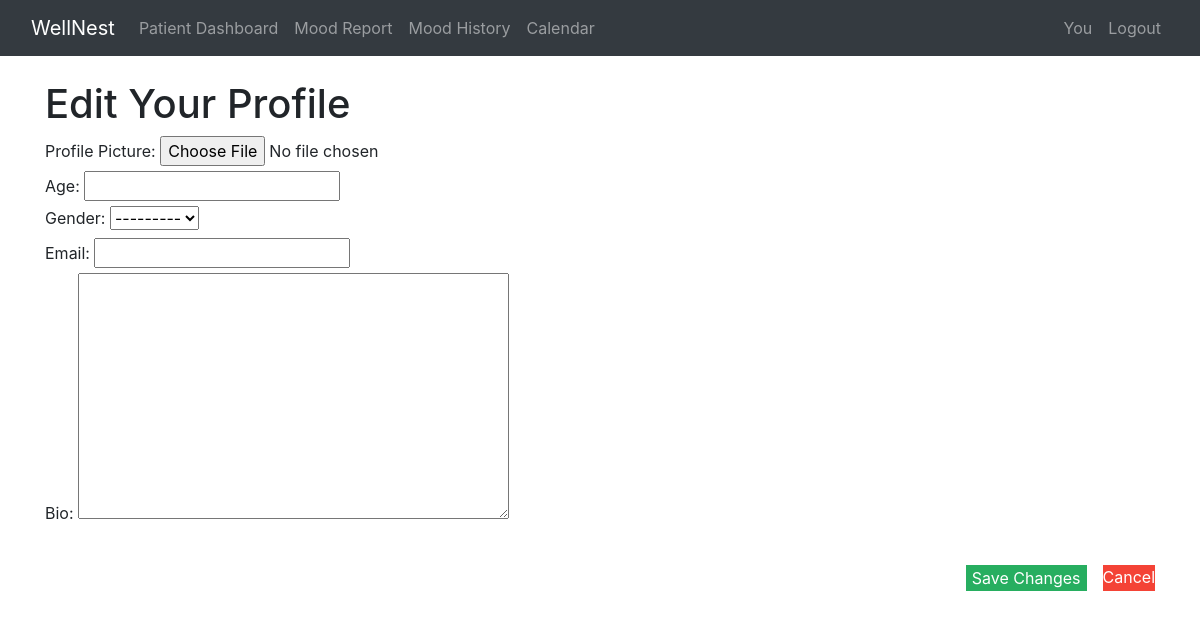
Before: /edit_profile_view/ (signed in) with the older database file.
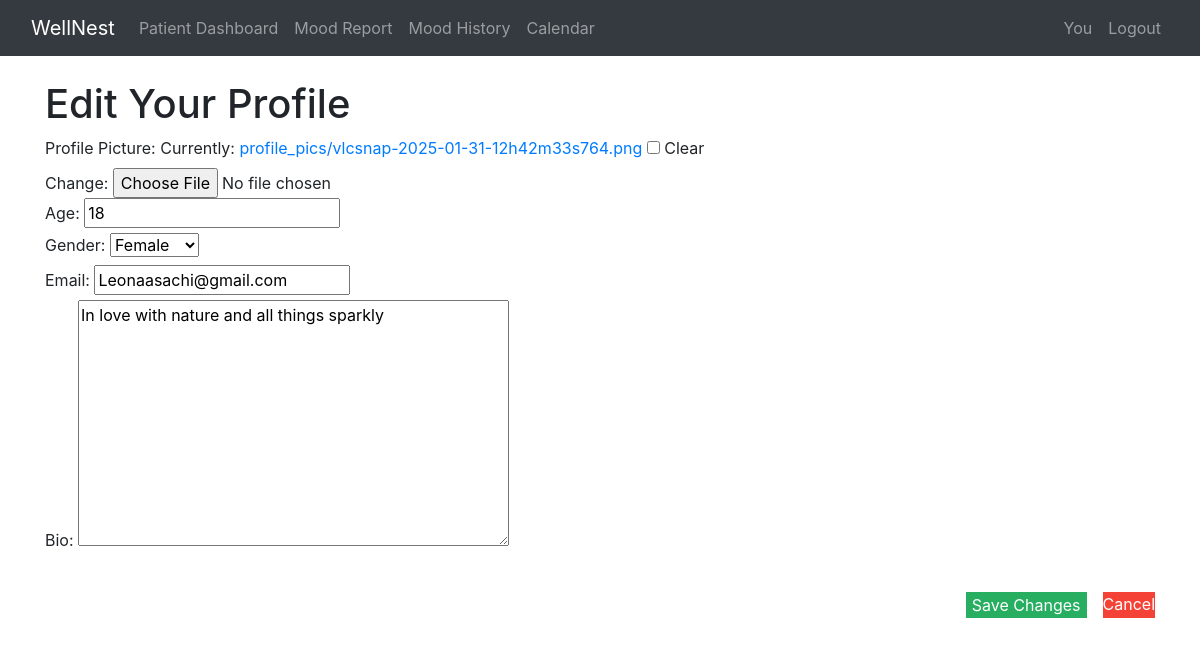
After: the same page with the newer database file.
### website/models.py (models this page shows, shortened)
class PatientProfile(models.Model):
    user = models.OneToOneField(User, on_delete=models.CASCADE)
    age = models.CharField(max_length=3, blank=True)
    gender = models.CharField(
        max_length=10,
        choices=[('Male', 'Male'), ('Female', 'Female'), ('Other', 'Other')],
        blank=True
    )
    phone = models.CharField(max_length=15, blank=True)
    email = models.EmailField(blank=True)
    bio = models.TextField(blank=True, null=True)
    profile_picture = models.ImageField(upload_to='profile_pics/', blank=True, null=True)  # 👈 Add this line

### website/appointment_views.py (the view)
# urls.py: path('edit_profile_view/', appointment_views.edit_profile_view, name='edit_profile_view'),
@login_required
def edit_profile_view(request):
    profile = get_object_or_404(PatientProfile, user=request.user)
    if request.method == 'POST':
        form = PatientProfileForm(request.POST, request.FILES, instance=profile)
        if form.is_valid():
            form.save()
            messages.success(request, 'Profile updated successfully!')
            return redirect('profile_summary_view')  # Return to summary after save
    else:
        form = PatientProfileForm(instance=profile)
    return render(request, 'profiles/patient_edit_profile.html', {'form': form})

### website/forms.py
class PatientProfileForm(forms.ModelForm):
    class Meta:
        model = PatientProfile
        fields = [ 'age', 'gender', 'phone', 'email', 'bio', 'profile_picture']

### website/templates/profiles/patient_edit_profile.html (shortened to what this page needs)
{% extends "base.html" %}
{% load static %}
{% block content %}
<div class="profile-edit-container">
    <h1 class="edit-profile-title">Edit Your Profile</h1>
    <form method="POST" enctype="multipart/form-data" class="profile-edit-form">
        <div class="form-field">
            <label for="{{ form.profile_picture.id_for_label }}">Profile Picture:</label>
            {{ form.profile_picture }}
        </div>
        <div class="form-field">
            <label for="{{ form.age.id_for_label }}">Age:</label>
            {{ form.age }}
        </div>
        <div class="form-field">
            <label for="{{ form.gender.id_for_label }}">Gender:</label>
            {{ form.gender }}
        </div>
        <div class="form-field">
          <label for="{{ form.email.id_for_label }}">Email:</label>
          {{ form.email }}
      </div>
        <div class="form-field">
            <label for="{{ form.bio.id_for_label }}">Bio:</label>
            {{ form.bio }}
        </div>
        <div class="form-actions">
            <button type="submit" class="btn-save">
                 Save Changes
            </button>
            <a href="{% url 'profile_summary_view' %}" class="btn-cancel">
                 Cancel
            </a>
        </div>
    </form>
</div>
{% endblock %}

Changed rows visible on the page:
changed PatientProfile: age (not shown) → "18"; gender "---------" → "Female"; email (not shown) → "Leonaasachi@gmail.com"; bio (not shown) → "In love with nature and all things sparkly"
Other visible differences:
form field profile_picture: (not shown) → "☐"
text now shown: "Currently: profile_pics/vlcsnap-2025-01-31-12h42m33s764.png Clear Change:"
